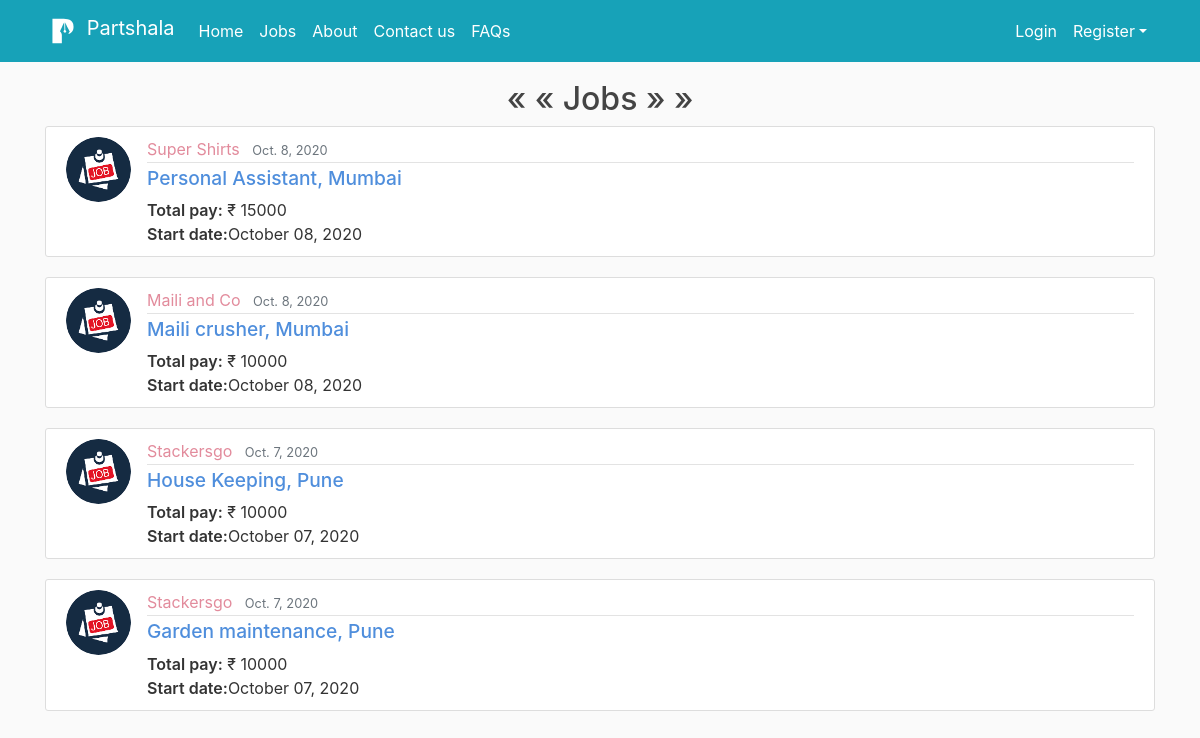
The app's page /jobs/, older data.
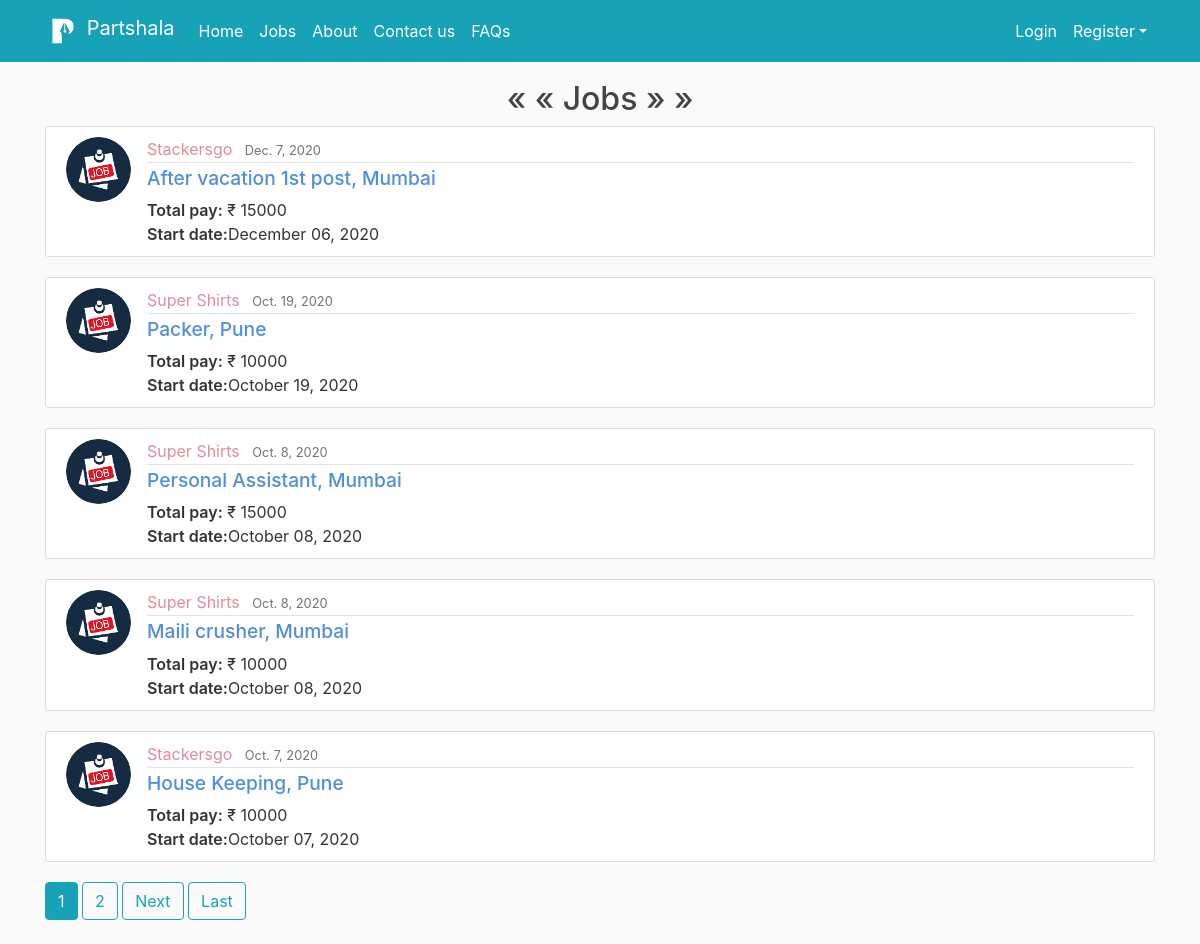
The same page, newer data.
### blog/models.py (models this page shows, shortened)
class Post(models.Model):
    job_title = models.CharField(max_length=100)
    job_description = models.TextField()
    skills_reqd = models.TextField(default='Skills expected')
    post_date = models.DateField(default=timezone.now)
    start_date = models.DateField("Start date: (yyyy-mm-dd)", auto_now_add=False, auto_now=False, blank=False,default=timezone.now)
    end_date = models.DateField("End date: (yyyy-mm-dd)", auto_now_add=False, auto_now=False, blank=False,default=timezone.now)
    start_time = models.TimeField("Start time: (HH:MM)", blank=False, null=True)
    end_time = models.TimeField("End time: (HH:MM)", blank=False, null=True)
    fellow = models.ForeignKey(User, on_delete=models.CASCADE)
    city = models.CharField(max_length=15, default='')
    vacancy = models.PositiveIntegerField(default=1, validators=[MaxValueValidator(50)])
    address = models.TextField(default='Reporting Address')
    stipend = models.IntegerField(default=0, blank=True)
    filled = models.BooleanField(default=False)
    is_verified = models.BooleanField(default=False)
    is_rejected = models.BooleanField(default=False)
    rejection_note = models.TextField(default='Resubmit')
    no_of_hirings = models.PositiveIntegerField(default=1, validators=[MaxValueValidator(100)])
    def get_duration(self):
        duration = (self.end_date - self.start_date).days
        return duration
    duration = property(get_duration)
    def get_total(self):
        total = self.stipend*self.no_of_hirings
        return total
    total = property(get_total)

### users/models.py (models this page shows, shortened)
class User(AbstractUser):
    username = models.CharField(unique=True,max_length=30)
    email = models.EmailField(unique=True,max_length=75)
    is_fellow = models.BooleanField(default=False)
    is_associate = models.BooleanField(default=False)

class ProfileFellow(models.Model):
    fellow = models.OneToOneField(User, on_delete=models.CASCADE)
    company_name = models.CharField(default='', max_length=100)
    first_name = models.CharField(default='', max_length=15)
    last_name = models.CharField(default='', max_length=15)
    company_profile = models.TextField(default='')
    phone = models.CharField("Phone number (without +91 or 0): 88xxx xxx88", unique=True,default='9', max_length=10)
    image = models.ImageField(default='default_fellow.png', upload_to='profile_pics_fellow')
    estd = models.PositiveIntegerField("Establishment year", default='1998', blank=False, validators=[MaxValueValidator(9999999999)])
    is_fellow = models.BooleanField(default=True)
    city = models.CharField(max_length=15, default='')
    address = models.TextField(default='Reporting Address')
    fellow_avg_rating = models.DecimalField(default=3, max_digits=2, decimal_places=1)

### blog/views.py (the view)
# urls.py: path('jobs/', PostListView.as_view(), name='jobs'),
class PostListView(ListView):
    model = Post
    template_name = 'blog/jobs.html'  # <app>/<model>_<viewtype>.html
    context_object_name = 'posts'
    ordering = ['-post_date']
    paginate_by = 5

### blog/templates/blog/jobs.html (shortened to what this page needs)
{% extends "blog/base.html" %}
{% block content %}
	<div class = <div class="row justify-content-center">
			<div class="col-lg-150">
			<div class="breadcrumb_content text-center">
			<h2>&#xab; &#xab;  Jobs  &#xbb; &#xbb;</h2>
	</div>
	{% for post in posts %}
		{% if post.is_verified %}
			<article class="media content-section">
			  <img class="rounded-circle article-img" src="{{ post.fellow.profilefellow.image.url }}">
			  <div class="media-body">
			    <div class="article-metadata">
			      <a class="mr-2" style="color: #e28b9c;" href="{% url 'fellow-posts' post.fellow %}">{{ post.fellow.profilefellow.company_name }}</a>
			      <small class="text-muted">{{ post.post_date }}</small>
			    </div>
			    <h2><a class="article-title" style="color: #4f8edc;" href="{% url 'post-detail' post.id %}">{{ post.job_title }}, {{ post.city }}</a></h2>
			    <p class="article-content" style="margin-bottom: 0rem;"> <span style="font-weight: 600"> Total pay:</span> &#8377; {{ post.stipend }}</p>
			    <p class="article-content" style="margin-bottom: 0rem;"> <span style="font-weight: 600">  Start date:</span>{{ post.start_date|date:"F d, Y" }}</p>
			  </div>
			</article>
		{% endif %}
	{% endfor %}
	{% if is_paginated %}
		{% for num in page_obj.paginator.page_range %}
			{% if page_obj.number == num %}
				<h2 class="btn btn-info mb-4">{{ num }}</h2>
			{% elif num > page_obj.number|add:'-3' and num < page_obj.number|add:'3' %}
				<a class="btn btn-outline-info mb-4" href="?page={{ num }}">{{ num }}</a>
			{% endif %}
		{% endfor %}
		{% if page_obj.has_next %}
				<a class="btn btn-outline-info mb-4" href="?page={{ page_obj.next_page_number }}">Next</a>
				<a class="btn btn-outline-info mb-4" href="?page={{ page_obj.paginator.num_pages }}">Last</a>
		{% endif %}
	{% endif %}
{% endblock content %}

### blog/templates/blog/base.html (shortened to what this page needs)
{% load static %}
<html>
<head>
    <link rel="stylesheet" href="https://maxcdn.bootstrapcdn.com/bootstrap/4.0.0/css/bootstrap.min.css">
    <link rel="stylesheet" href="https://cdnjs.cloudflare.com/ajax/libs/font-awesome/4.7.0/css/font-awesome.min.css">
	<link rel="stylesheet" href="{% static 'blog/main.css' %}">
</head>
<body>
	<header class="site-header">
	  <nav class="navbar navbar-expand-md navbar-dark bg-info fixed-top">
	    <div class="container">
	      <a class="navbar-brand" style="color: white" href="/">
		    <img src="/media/uploads/white.svg" width="36" height="36" class="d-inline-block align-top" alt="" loading="lazy"> Partshala
		  </a>
	      <div class="collapse navbar-collapse" id="navbarNavDropdown">
	        <div class="navbar-nav mr-auto">
	          <a class="nav-item nav-link" style="color: white" href="{% url 'blog-home'%}">Home</a>
	          <a class="nav-item nav-link" style="color: white" href="{% url 'jobs'%}">Jobs</a>
	          <a class="nav-item nav-link" style="color: white" href="{% url 'about'%}">About</a>
	          <a class="nav-item nav-link" style="color: white" href="{% url 'contactus'%}">Contact us</a>
	          <a class="nav-item nav-link" style="color: white" href="{% url 'faqs'%}">FAQs</a>
	        </div>
	        <div class="navbar-nav">
	        	{% if user.is_authenticated %}
	        		{% if user.is_fellow %}
	        			<a class="nav-item nav-link" style="color: white" href="{% url 'profile_fellow' %}">Profile Fellow</a>
	        			<a class="nav-item nav-link" style="color: white" href="{% url 'post-create' %}">Add Job</a>
	        		{% else %}
	        			<a class="nav-item nav-link" style="color: white" href="{% url 'profile_associate' %}">Profile Associate</a>
	        			<a class="nav-item nav-link" style="color: white" href="{% url 'associate_dashboard' %}">Dashboard</a>
	        		{% endif %}
	           		<a class="nav-item nav-link" style="color: white" href="{% url 'logout' %}">Logout</a>
	        	{% else %}
		          		<a class="nav-item nav-link" style="color: white" href="{% url 'login' %}">Login</a>
		          <li class="nav-item dropdown">
				    <a class="nav-link dropdown-toggle" style="color: white" href="#" id="navbarDropdownMenuLink" role="button" data-toggle="dropdown" aria-haspopup="true" aria-expanded="false">Register</a>
				   </li>
	          	{% endif %}
	        </div>
	      </div>
	    </div>
	  </nav>
	</header>
	<main role="main" class="container">
	  <div class="row">
	    <div class="col-md-12">
	      {% block content %}{% endblock %}
	    </div>
	</main>
</body>
</html>

### blog/static/blog/main.css (style rules this page uses)
body { background: #fafafa; color: #333333; margin-top: 5rem; }
h1, h2, h3, h4, h5, h6 { color: #444444; }
.site-header .navbar-nav .nav-link { color: #cbd5db; }
.content-section { background: #ffffff; padding: 10px 20px; border: 1px solid #dddddd; border-radius: 3px; margin-bottom: 20px; }
.article-title { color: #444444; font-size: 1.2rem }
.article-content { white-space: pre-line; }
.article-img { height: 65px; width: 65px; margin-right: 16px; }
.article-metadata { color: #444444; padding-bottom: 1px; font-size: 1rem; margin-bottom: 4px; border-bottom: 1px solid #e3e3e3 }

Row changes from the older to the newer data that the page shows:
no longer on this page (row unchanged): Post: fellow.profilefellow.image (placeholder picture), fellow.profilefellow.company_name "Stackersgo", post_date "Oct. 7, 2020", job_title "Garden maintenance", city "Pune", stipend "10000", start_date "October 07, 2020"
added Post: fellow.profilefellow.image (placeholder picture), fellow.profilefellow.company_name "Stackersgo", post_date "Dec. 7, 2020", job_title "After vacation 1st post", city "Mumbai", stipend "15000", start_date "December 06, 2020"
now on this page (row edited): Post: fellow.profilefellow.image (placeholder picture), fellow.profilefellow.company_name "Super Shirts", post_date "Oct. 19, 2020", job_title "Packer", city "Pune", stipend "10000", start_date "October 19, 2020"
changed Post "Maili crusher": fellow.profilefellow.company_name "Maili and Co" → "Super Shirts"
Text that changed along with them:
new list line: "1"
new list line: "2"
text now shown: "Next Last"
